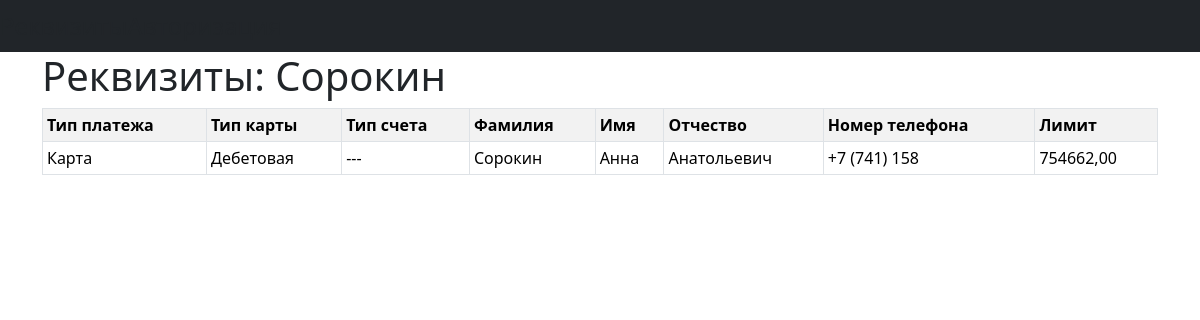
The page /show_req/5/ on the database its author committed.
### info_pay/models.py (models this page shows, shortened)
class Requisit(models.Model):
    Choices_pay = [
        ('Карта', "Карта"),
        ('Платежный счет', "Платежный счет")
    ]
    Choices_card = [
        ('Дебетовая', 'Дебетовая'),
        ('Кредитная', 'Кредитная'),
        ('Предоплаченная', 'Предоплаченная')
    ]
    Choices_account = [
        ('Текущий', 'Текущий'),
        ('Сберегательный', 'Сберегательный'),
        ('Бизнес-счет', 'Бизнес-счет')
    ]
    type_payment = models.CharField(max_length=20, choices=Choices_pay, default='Card')
    last_name = models.CharField(max_length=50)
    first_name = models.CharField(max_length=50)
    middle_name = models.CharField(max_length=50, blank=True, null=True)
    phone = models.CharField(max_length=12)
    limit = models.DecimalField(max_digits=10, decimal_places=2, default=0.00)
    card_type = models.CharField(choices=Choices_card, max_length=20, blank=True, null=True)
    account_type = models.CharField(choices=Choices_account, max_length=20, blank=True, null=True)

### info_pay/views.py (the view)
# urls.py: path('show_req/<int:pk>/', ShowReqView.as_view(), name='show_req'),
class ShowReqView(DetailView):
    model = Requisit
    template_name = 'show_req.html'

### info_pay/templates/show_req.html (shortened to what this page needs)
{% extends "base.html" %}
{% block body %}
	<h1>Реквизиты: {{object.last_name}}</h1>
        <table id="table" class="table table-striped table-bordered table-sm">
            <tr>
                <th id="type_pay">Тип платежа</th>
                <th>Тип карты</th>
                <th>Тип счета</th>
                <th>Фамилия</th>
                <th>Имя</th>
                <th>Отчество</th>
                <th>Номер телефона</th>
                <th>Лимит</th>
            </tr>
                <tr>
                    <td>{{ object.type_payment }}</td>
                    {% if object.card_type is None %}
                        <td>---</td>
                    {% else %}
                        <td>{{ object.card_type }}</td>
                    {% endif %}
                    {% if object.account_type is None %}
                        <td>---</td>
                    {% else %}
                        <td>{{ object.account_type }}</td>
                    {% endif %}
                    <td>{{ object.last_name }}</td>
                    <td>{{ object.first_name}}</td>
                    <td>{{ object.middle_name}}</td>
                    <td>{{ object.phone }}</td>
                    <td>{{ object.limit }}</td>
                </tr>
        </table>
{% endblock %}

### rows shown on the page
Requisit: last_name "Сорокин", type_payment "Карта", card_type "Дебетовая", first_name "Анна", middle_name "Анатольевич", phone "+7 (741) 158", limit "754662,00"
